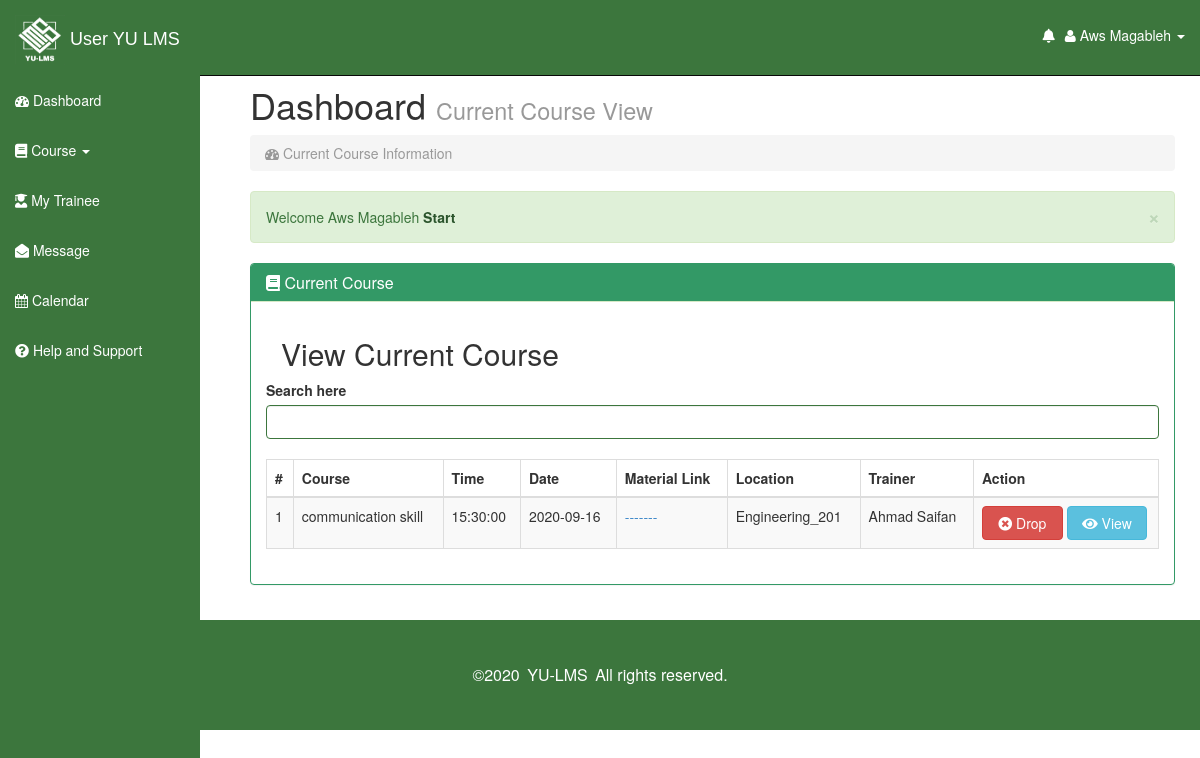
/staff/CurrentCourses.php (signed in), run on the app's committed database.
### tables this page shows
CREATE TABLE `course_table` (
  `course_id` int(10) NOT NULL,
  `course_name` varchar(20) NOT NULL,
  `course_description` varchar(3000) NOT NULL,
  `semester` varchar(15) NOT NULL,
  `course_date` date NOT NULL,
  `course_time` time NOT NULL,
  `material_link` varchar(3000) NOT NULL,
  `course_status` char(1) NOT NULL,
  `admin_id` int(5) NOT NULL,
  `staff_id` int(5) NOT NULL
);

CREATE TABLE `faculty_table` (
  `f_id` int(10) NOT NULL,
  `bld_name` varchar(20) NOT NULL
);

CREATE TABLE `location_table` (
  `room_id` int(3) NOT NULL,
  `floor` int(2) NOT NULL,
  `capacity` int(3) NOT NULL,
  `f_id` int(10) NOT NULL
);

CREATE TABLE `staff_table` (
  `staff_id` int(10) NOT NULL,
  `staff_name` varchar(50) NOT NULL,
  `staff_email` varchar(50) NOT NULL,
  `staff_password` varchar(50) NOT NULL,
  `staff_address` varchar(10) NOT NULL,
  `staff_gender` char(1) NOT NULL,
  `staff_phone_num` varchar(10) NOT NULL,
  `f_id` int(10) NOT NULL
);

### staff/CurrentCourses.php (the view, shortened to what this page needs)
<?php session_start();
include"connect.php";?>
<?php
function course_info($conn)
{
$staff_id=$_SESSION['staff_ID'];
$table='';
$records="SELECT crs.course_id,course_name,course_time,course_date,material_link,bld_name,loc.room_id , staff_name
          FROM teach_in_relation tr,course_table crs,faculty_table fac,location_table loc,staff_table stf , take_relation tk
          WHERE crs.course_id=tr.course_id AND loc.room_id=tr.room_id AND loc.f_id=fac.f_id AND course_status=1 and tk.staff_id=$staff_id and crs.course_id = tk.course_id AND crs.staff_id = stf.staff_id
          ORDER BY course_id desc";
$result = mysqli_query($conn,$records);
$c = 1;
if(mysqli_num_rows($result)>0)
{
while($row=mysqli_fetch_assoc($result))
{
  $c_id=$row['course_id'];
  $table.="<tr>";
  $table.= "<td>".$c." </td>";
  $table.= "<td>".$row['course_name']." </td>";
  $table.= "<td>".$row['course_time']." </td>";
  $table.= "<td>".$row['course_date']." </td>";
  $table.= "<td> <a href='".$row['material_link']."'> ".$row['material_link']." </td>";
  $table.= "<td>".$row['bld_name']."_".$row['room_id']."</td>";
  $table.= "<td>".$row['staff_name']." </td>";
  $table.= "<td>
       <a  class='btn btn-danger' name='btnDelete' style='width:48%;' href='DropCourse.php?c_id=$c_id'>
         <i class='fas fa-times-circle'></i>
         Drop
        </a>
        <button name='view' id='$c_id' style='width:48%;' class='btn btn-info view_data_btn'><i class='fas fa-eye'></i>
         View
        </button>
                  </td>
                 </tr>";
                 $c++;
}}
return $table;
}
?>
<!DOCTYPE html>
<html lang="en">
  <head>
<link rel='stylesheet' href='https://use.fontawesome.com/releases/v5.7.0/css/all.css'>
    <link href="css/bootstrap.css" rel="stylesheet">
    <link href="css/sb-admin.css" rel="stylesheet">
    <link rel="stylesheet" href="font-awesome/css/font-awesome.min.css">
    <link rel="stylesheet" href="http://cdn.oesmith.co.uk/morris-0.4.3.min.css">
    <link rel="stylesheet" type="text/css" href="https://cdnjs.cloudflare.com/ajax/libs/sweetalert/1.1.0/sweetalert.min.css">
  </head>
  <body>
             <?php include 'sidNav.php';?>
      <div id="page-wrapper">
        <div class="row">
          <div class="col-lg-12">
            <h1>Dashboard <small>Current Course View</small></h1>
            <ol class="breadcrumb">
              <li class="active"><i class="fa fa-dashboard"></i> Current Course Information </li>
            </ol>
            <div class="alert alert-success alert-dismissable">
              <button type="button" class="close" data-dismiss="alert" aria-hidden="true">&times;</button>
              Welcome <?php echo $_SESSION['staff_user'];?> <a class="alert-link" href="#">Start </a>
            </div>
          </div>
        </div>
        <div class="row">
          <div class="col-lg-12">
            <div class="panel panel-success">
              <div class="panel-heading">
                <h3 class="panel-title"><i class="fas fa-book"></i> Current Course</h3>
              </div>
              <div class="panel-body">
          <div class="col-lg-12">
            <h2>View Current Course</h2>
            </div>
            <div class="table-responsive">
              <div class="form-group has-success"> <label for="exampleInputEmail1">Search here </label> <input id="searchdata" type="text" name="searchdata" class="form-control " autocomplete="off" autofocus="autofocus">
                <br>
              <table class="table table-bordered table-hover table-striped tablesorter">
                <thead>
                  <tr>
                    <th>#</th>
                    <th>Course</th>
                    <th>Time</th>
                    <th>Date</th>
                    <th>Material Link</th>
                    <th>Location</th>
                    <th>Trainer</th>
                    <th>Action</th>
                  </tr>
                </thead>
                <tbody id="table"> <?php echo course_info($conn); ?> </tbody>
              </table>
            </div>
          </div>
        </div>
    </div>
</div>
</div>
</div>
      </div>
<?php include "footers.php"; ?>
  </body>
</html>

### staff/css/sb-admin.css (style rules this page uses)
body { margin-top: 50px; }
#page-wrapper { width: 100%; padding: 5px 15px; }
table.tablesorter thead { cursor: pointer; }
@media (min-width:768px) { #page-wrapper { padding: 15px 25px; } }

### data on the page
course_table: course_name "communication skill", course_time "15:30:00", course_date "2020-09-16", material_link "-------", faculty_table.bld_name "Engineering", location_table.room_id "201", staff.staff_name "Ahmad Saifan"

### other printed values
$_SESSION['staff_user'] "Aws Magableh"
